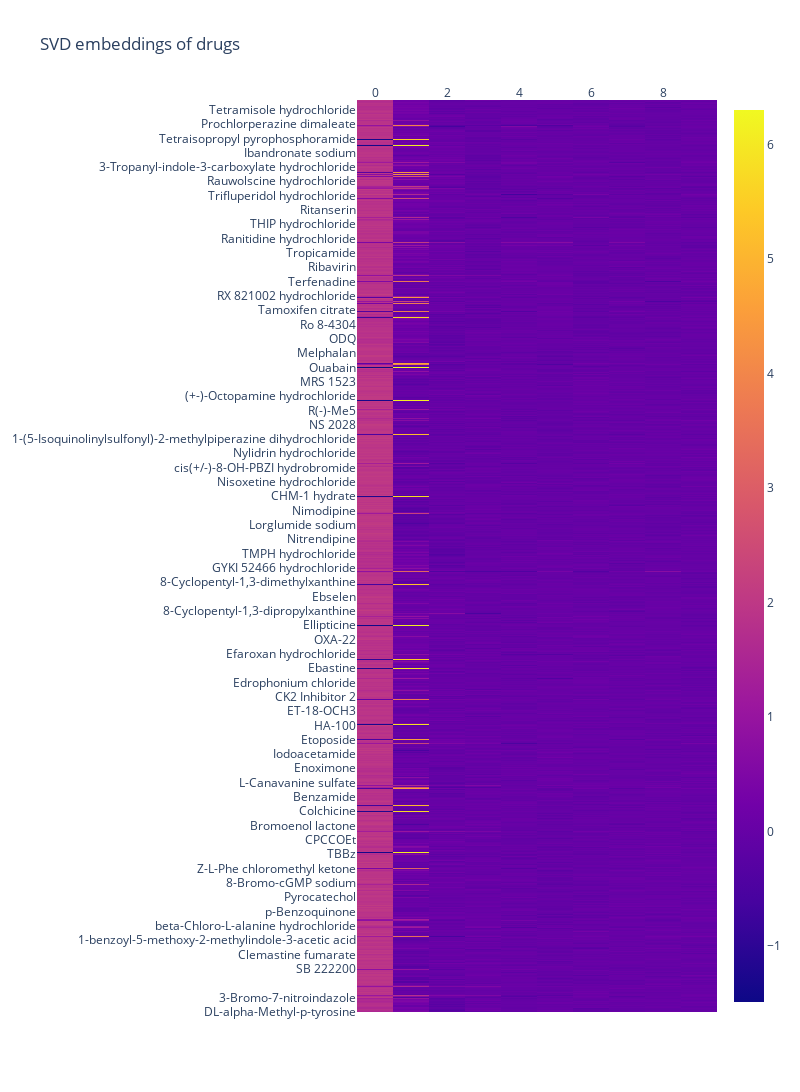

Here is the notebook cell this chart was saved with:
### Code cell
fig = go.Figure(data=go.Heatmap(
                   z=drugs_mat,
                   x=list(range(drugs_mat.shape[1])),
                   y=dm.drug_df["Name"],
                   hoverongaps = False),
                layout=go.Layout(
        title=go.layout.Title(text="SVD embeddings of drugs")
    ))
fig.update_layout(
    width=800,
    height=3600)
fig.update_xaxes(side="top")
fig.show()

### Figure 1 — Plotly figure (JSON) as saved in the notebook; plotly's stock layout.template omitted (floating-point values rounded to 4 significant figures; data arrays with more than 128 entries replaced by an {"elided": "..."} marker saying what was removed)
{"data": [{"hoverongaps": false, "type": "heatmap", "x": [0, 1, 2, 3, 4, 5, 6, 7, 8, 9], "y": {"elided": "1372 str values"}, "z": {"elided": "1372x10 float values"}}], "layout": {"height": 3600, "title": {"text": "SVD embeddings of drugs"}, "width": 800, "xaxis": {"side": "top"}}}
